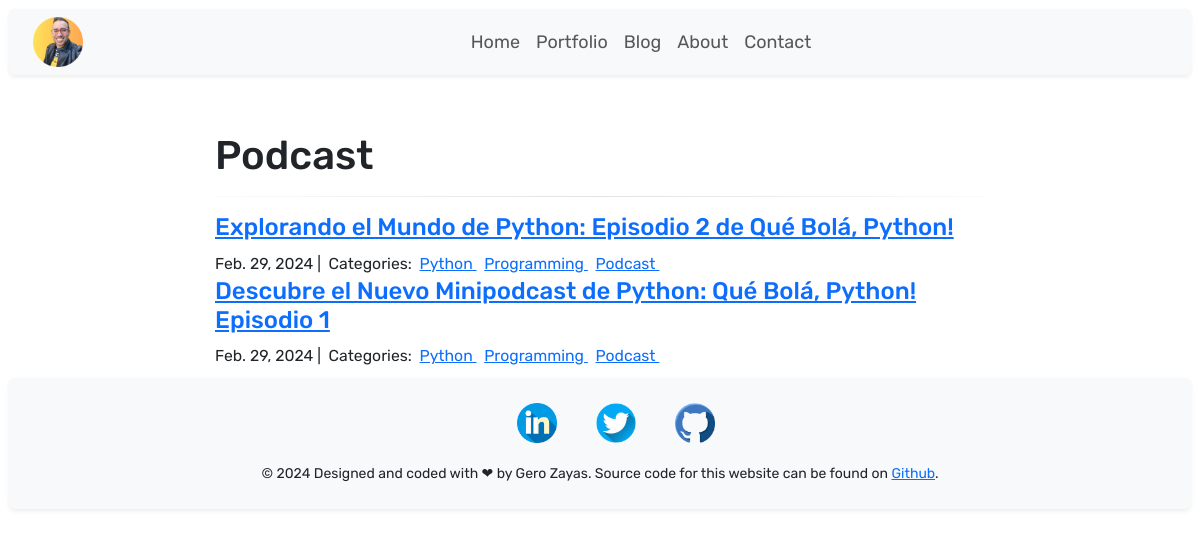
The page /blog/Podcast/ on the database its author committed.
### blog/models.py (models this page shows, shortened)
class Category(models.Model):
    class Meta:
        verbose_name_plural = "Categories"
        verbose_name = "Category"
    name = models.CharField(max_length=20)

class Post(models.Model):
    name = models.CharField(max_length=255)
    body = RichTextField(blank=True, null=True)
    slug = models.SlugField(null=True, blank=True, max_length=255)
    created_on = models.DateTimeField(auto_now_add=True)
    last_modified = models.DateTimeField(auto_now=True)
    categories = models.ManyToManyField("Category", related_name="posts")
    image = models.ImageField(upload_to="static/images/")
    is_active = models.BooleanField(default=True)

### blog/views.py (the view)
# urls.py: path("<category>/", views.blog_category, name="blog_category"),
def blog_category(request, category):
    posts = Post.objects.filter(categories__name__contains=category).order_by(
        "-created_on"
    )
    context = {"category": category, "posts": posts}
    return render(request, "blog/blog_category.html", context)

### blog/templates/blog/blog_category.html
{% extends 'home/base.html' %}
{% load static %}
{%block blog %}
<div class="col-md-8 offset-md-2">
    <h1>{{ category | title }}</h1>
    <hr>
    {% for post in posts %}
    <h4><a href="{% url 'blog_detail' post.pk%}">{{ post.name }}</a></h4>
    <small>
        {{ post.created_on.date }} |&nbsp;
        Categories:&nbsp;
        {% for category in post.categories.all %}
        <a href="{% url 'blog_category' category.name %}">
            {{ category.name }}
        </a>&nbsp;
        {% endfor %}
    </small>
    {% endfor %}
</div>
{% endblock blog %}

### static/css/main.css (style rules this page uses)
body { font-size: large; }
div { padding: 0.5em; margin: auto; width: auto; flex-direction: row; justify-content: center; }
hr { border: 0; height: 1px; background-image: -webkit-linear-gradient(left, #f0f0f0, #8c8b8b, #f0f0f0); background-image: -moz-linear-gradient(left, #f0f0f0, #8c8b8b, #f0f0f0); background-image: -ms-linear-gradient(left, #f0f0f0, #8c8b8b, #f0f0f0); background-image: -o-linear-gradient(left, #f0f0f0, #8c8b8b, #f0f0f0); }

### home/templates/home/base.html (style rules this page uses)
div { max-width: 1200px !important; }

### rows shown on the page
Category: name "Podcast"
Post: name "Explorando el Mundo de Python: Episodio 2 de Qué Bolá, Python!", created_on "Feb. 29, 2024"
Category: name "Python"
Category: name "Programming"
Post: name "Descubre el Nuevo Minipodcast de Python: Qué Bolá, Python! Episodio 1", created_on "Feb. 29, 2024"
